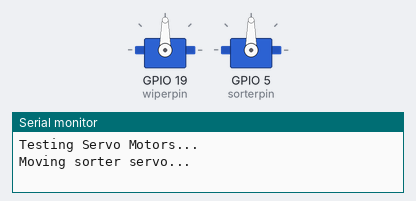
Recording of a sketch running on a simulated ESP32. Parts: 2 × servo, the last lines printed to the serial monitor.

Above: at 0.05 s.
At 0.95 s:
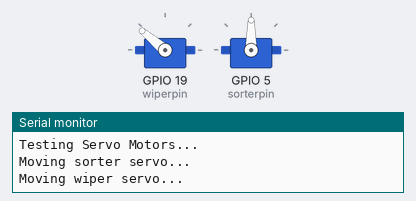
Timing chart, 0 to 7.8 s (numbered marks = the images above):
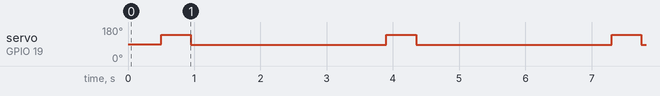

Measured:
- by itself, servo on GPIO 19 (wiperpin): alternates 140° for 0.45 s and 85° for 3.0 s

The sketch:

servo.ino
```cpp
#include <ESP32Servo.h>

Servo wiperservo;
Servo sorterservo;

int wiperpin = 19;
int sorterpin = 5;

// ตำแหน่งของเซอร์โว
int sorterpos = 90; // ค่าเริ่มต้น
int wiperpos = 85;

void setup() {
  Serial.begin(9600);

  // Attach เซอร์โว
  wiperservo.attach(wiperpin);
  sorterservo.attach(sorterpin);

  Serial.println("Testing Servo Motors...");
}

void loop() {
  testServos();
  delay(2000);  // หน่วงเวลาก่อนทดสอบใหม่
}

void testServos() {
  Serial.println("Moving sorter servo...");
  sorterservo.write(sorterpos);
  delay(500);

  Serial.println("Moving wiper servo...");
  wiperservo.write(140);
  delay(450);
  wiperservo.write(85);
  delay(450);

  Serial.println("Servo test complete!");
}
```
